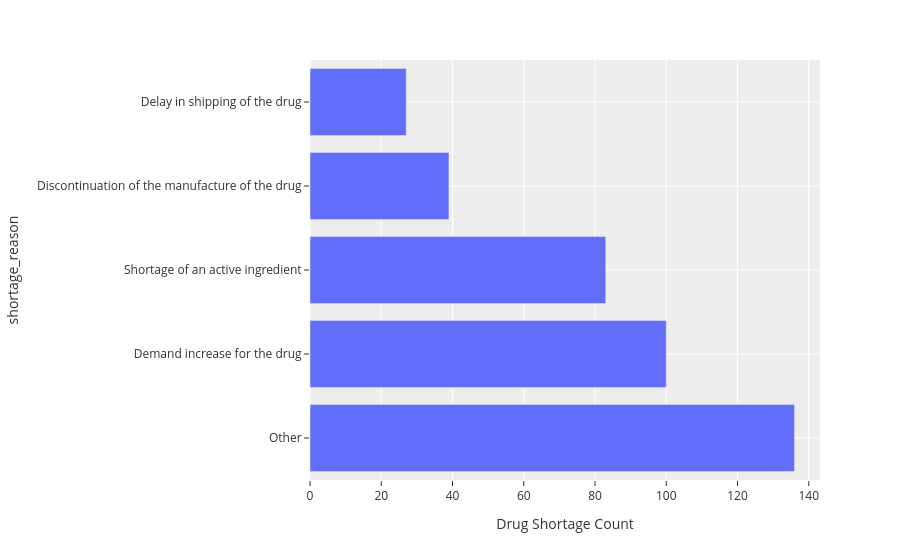

The notebook cell this image was saved under:
### Markdown cell above
#### Insight from Categorical Bar Chart:
*For therapeutic area as a category to evaluate, Anesthesia, Psychiatry and Cardiovascular areas saw the highest shortage count, also because they are the most common therapeutic area affecting many people each day. This also meant patients with diseases in these areas didn't get the medication on time due to the supply constraints in the selected timeframe(2010-2026).*

**Sharp drop in 2024 then spike in 2025 — this needs investigation**

### Code cell
# Helper Function 3: Horizontal Bar Chart
def make_hbar_shortageReason_distribution(df_filtered):
    '''
    Plots horizontal bar chart for shortage reasons (Top 5)
    Input - Filtered dataframe
    Output - Plotly figure
    '''
    df_filtered = df_filtered[(df_filtered['availability'] != 'Available') & (df_filtered['shortage_reason'] !='Not Applicable')]  # Filter to only include unavailable drugs
    shortage_counts = df_filtered.groupby('shortage_reason').size().reset_index(name='count').sort_values('count', ascending=False)
    shortage_counts = shortage_counts[shortage_counts['count'] > np.median(shortage_counts['count'])].head(5)
    fig = px.bar(shortage_counts,
             x='count',
             y='shortage_reason',
             orientation='h',
             labels={'shortage_reason': 'shortage_reason', 'count': 'Number of Shortages'})
    fig.update_layout(xaxis_title='Drug Shortage Count')
    # Updating the theme
    fig.update_layout(template='ggplot2')
    return fig

# Executing the function with full dataframe:
make_hbar_shortageReason_distribution(df)

### Figure 1 — Plotly figure (JSON) as saved in the notebook; plotly's stock layout.template omitted (floating-point values rounded to 4 significant figures)
{"data": [{"hovertemplate": "Number of Shortages=%{x}<br>shortage_reason=%{y}<extra></extra>", "legendgroup": "", "marker": {"color": "#636efa", "pattern": {"shape": ""}}, "name": "", "orientation": "h", "showlegend": false, "textposition": "auto", "type": "bar", "x": [136, 100, 83, 39, 27], "xaxis": "x", "y": ["Other", "Demand increase for the drug", "Shortage of an active ingredient", "Discontinuation of the manufacture of the drug", "Delay in shipping of the drug"], "yaxis": "y"}], "layout": {"barmode": "relative", "legend": {"tracegroupgap": 0}, "margin": {"t": 60}, "xaxis": {"anchor": "y", "domain": [0, 1], "title": {"text": "Drug Shortage Count"}}, "yaxis": {"anchor": "x", "domain": [0, 1], "title": {"text": "shortage_reason"}}}}
